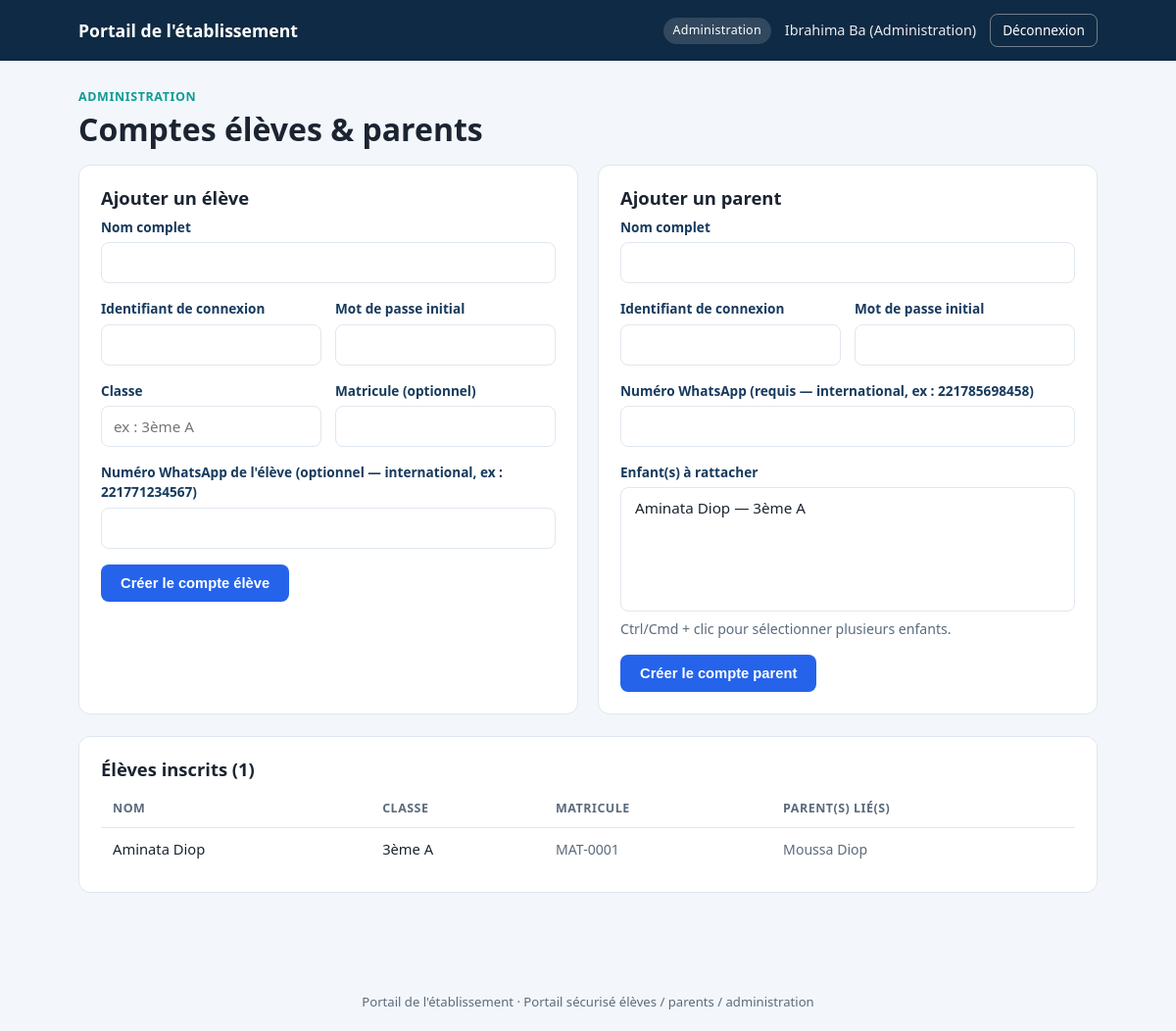
The app's page /staff/eleves.php (signed in) with its own data.
### tables this page shows
CREATE TABLE IF NOT EXISTS students (
  id         INT AUTO_INCREMENT PRIMARY KEY,
  user_id    INT NOT NULL UNIQUE,
  classe     VARCHAR(50) NOT NULL,
  matricule  VARCHAR(30) UNIQUE,
  FOREIGN KEY (user_id) REFERENCES users(id) ON DELETE CASCADE
);

CREATE TABLE IF NOT EXISTS users (
  id             INT AUTO_INCREMENT PRIMARY KEY,
  role           ENUM('staff','parent','student') NOT NULL,
  full_name      VARCHAR(150) NOT NULL,
  username       VARCHAR(50)  NOT NULL UNIQUE,
  password_hash  VARCHAR(255) NOT NULL,
  phone_whatsapp VARCHAR(20)  DEFAULT NULL COMMENT 'Format international, ex: 221785698458',
  email          VARCHAR(150) DEFAULT NULL,
  is_active      TINYINT(1)   NOT NULL DEFAULT 1,
  created_at     DATETIME     NOT NULL DEFAULT CURRENT_TIMESTAMP
);

### includes/helpers.php (called while the page is built, shortened)
<?php
function e(?string $value): string
{
    return htmlspecialchars((string)$value, ENT_QUOTES, 'UTF-8');
}

### staff/eleves.php (the view, shortened to what this page needs)
<?php
require_once __DIR__ . '/../includes/helpers.php';
$pdo = get_pdo();
$students = $pdo->query(
    "SELECT s.id, u.full_name, s.classe, s.matricule,
            GROUP_CONCAT(pu.full_name SEPARATOR ', ') AS parents
     FROM students s
     JOIN users u ON u.id = s.user_id
     LEFT JOIN parent_student ps ON ps.student_id = s.id
     LEFT JOIN users pu ON pu.id = ps.parent_user_id
     GROUP BY s.id
     ORDER BY u.full_name"
)->fetchAll();
require __DIR__ . '/../includes/layout_start.php';
?>
<div class="section-label">Administration</div>
<h1>Comptes élèves &amp; parents</h1>
<div class="grid-2">
  <div class="card">
    <h2>Ajouter un élève</h2>
    <form method="post">
      <div class="field"><label>Nom complet</label><input type="text" name="full_name" required></div>
      <div class="form-row">
        <div class="field"><label>Identifiant de connexion</label><input type="text" name="username" required></div>
        <div class="field"><label>Mot de passe initial</label><input type="text" name="password" required minlength="6"></div>
      </div>
      <div class="form-row">
        <div class="field"><label>Classe</label><input type="text" name="classe" required placeholder="ex : 3ème A"></div>
        <div class="field"><label>Matricule (optionnel)</label><input type="text" name="matricule"></div>
      </div>
      <div class="field">
        <label>Numéro WhatsApp de l'élève (optionnel — international, ex : 221771234567)</label>
        <input type="tel" name="phone_whatsapp">
      </div>
      <button class="btn" type="submit">Créer le compte élève</button>
    </form>
  </div>
  <div class="card">
    <h2>Ajouter un parent</h2>
    <form method="post">
      <div class="field"><label>Nom complet</label><input type="text" name="full_name" required></div>
      <div class="form-row">
        <div class="field"><label>Identifiant de connexion</label><input type="text" name="username" required></div>
        <div class="field"><label>Mot de passe initial</label><input type="text" name="password" required minlength="6"></div>
      </div>
      <div class="field">
        <label>Numéro WhatsApp (requis — international, ex : 221785698458)</label>
        <input type="tel" name="phone_whatsapp" required>
      </div>
      <div class="field">
        <label>Enfant(s) à rattacher</label>
        <select name="children[]" multiple size="5">
          <?php foreach ($students as $s): ?>
            <option value="<?= (int)$s['id'] ?>"><?= e($s['full_name']) ?> — <?= e($s['classe']) ?></option>
          <?php endforeach; ?>
        </select>
        <p class="muted" style="margin:6px 0 0">Ctrl/Cmd + clic pour sélectionner plusieurs enfants.</p>
      </div>
      <button class="btn" type="submit">Créer le compte parent</button>
    </form>
  </div>
</div>
<div class="card">
  <h2>Élèves inscrits (<?= count($students) ?>)</h2>
  <?php if (!$students): ?>
    <p class="muted">Aucun élève enregistré pour le moment.</p>
  <?php else: ?>
    <table>
      <thead><tr><th>Nom</th><th>Classe</th><th>Matricule</th><th>Parent(s) lié(s)</th></tr></thead>
      <tbody>
        <?php foreach ($students as $s): ?>
          <tr>
            <td><?= e($s['full_name']) ?></td>
            <td><?= e($s['classe']) ?></td>
            <td class="muted"><?= e($s['matricule'] ?? '—') ?></td>
            <td class="muted"><?= e($s['parents'] ?? '—') ?></td>
          </tr>
        <?php endforeach; ?>
      </tbody>
    </table>
  <?php endif; ?>
</div>
<?php require __DIR__ . '/../includes/layout_end.php'; ?>

### assets/style.css (style rules this page uses)
:root { --navy:#0F2A44; --navy-light:#173A5E; --blue:#2563EB; --teal:#0E9C97; --bg:#F3F6FA; --card:#FFFFFF; --ink:#1B2430; --muted:#5B6B7C; --line:#E1E7EF; --success:#16A34A; --success-bg:#EAF7EE; --warning:#D97706; --warning-bg:#FDF3E4; --danger:#DC2626; --danger-bg:#FCEAEA; --radius:12px; }
*,*::before,*::after { box-sizing:border-box; }
body { margin:0; background:var(--bg); color:var(--ink); font-family:system-ui,-apple-system,"Segoe UI",Roboto,Helvetica,Arial,sans-serif; line-height:1.5; }
h1,h2,h3 { margin:0 0 .5em;line-height:1.2; }
.card { background:var(--card);border:1px solid var(--line);border-radius:var(--radius); padding:22px 22px;margin-bottom:22px; }
.card h2 { font-size:1.15rem; }
.card + .card { margin-top:0; }
.grid-2 { display:grid;grid-template-columns:1fr;gap:20px; }
@media (min-width:820px) { .grid-2 { grid-template-columns:1fr 1fr; } }
table { width:100%;border-collapse:collapse;font-size:.92rem; }
th,td { text-align:left;padding:10px 12px;border-bottom:1px solid var(--line); }
th { color:var(--muted);font-weight:600;font-size:.78rem;text-transform:uppercase;letter-spacing:.04em; }
tr:last-child td { border-bottom:none; }
label { display:block;font-size:.85rem;font-weight:600;margin-bottom:5px;color:var(--navy-light); }
input[type=text],input[type=password],input[type=date],input[type=tel],input[type=number],select,textarea { width:100%;padding:10px 12px;border:1px solid var(--line);border-radius:8px; font-size:.95rem;font-family:inherit;background:#fff;color:var(--ink); }
.field { margin-bottom:16px; }
.btn { display:inline-block;background:var(--blue);color:#fff;border:none; padding:11px 20px;border-radius:8px;font-weight:600;font-size:.92rem; cursor:pointer;text-decoration:none; }
.form-row { display:flex;gap:14px;flex-wrap:wrap; }
.form-row > .field { flex:1;min-width:160px; }
.muted { color:var(--muted);font-size:.88rem; }
.section-label { font-size:.78rem;text-transform:uppercase;letter-spacing:.05em;color:var(--teal);font-weight:700;margin-bottom:4px; }

### records on screen
students: $s['id'] 1 (drawn), user.full_name "Aminata Diop", classe "3ème A", matricule "MAT-0001", parents "Moussa Diop"

### other values on screen
APP_NAME "Portail de l'établissement"
$role_labels[$user['role']] "Administration"
$user['full_name'] "Ibrahima Ba (Administration)"
count($students) "1"
